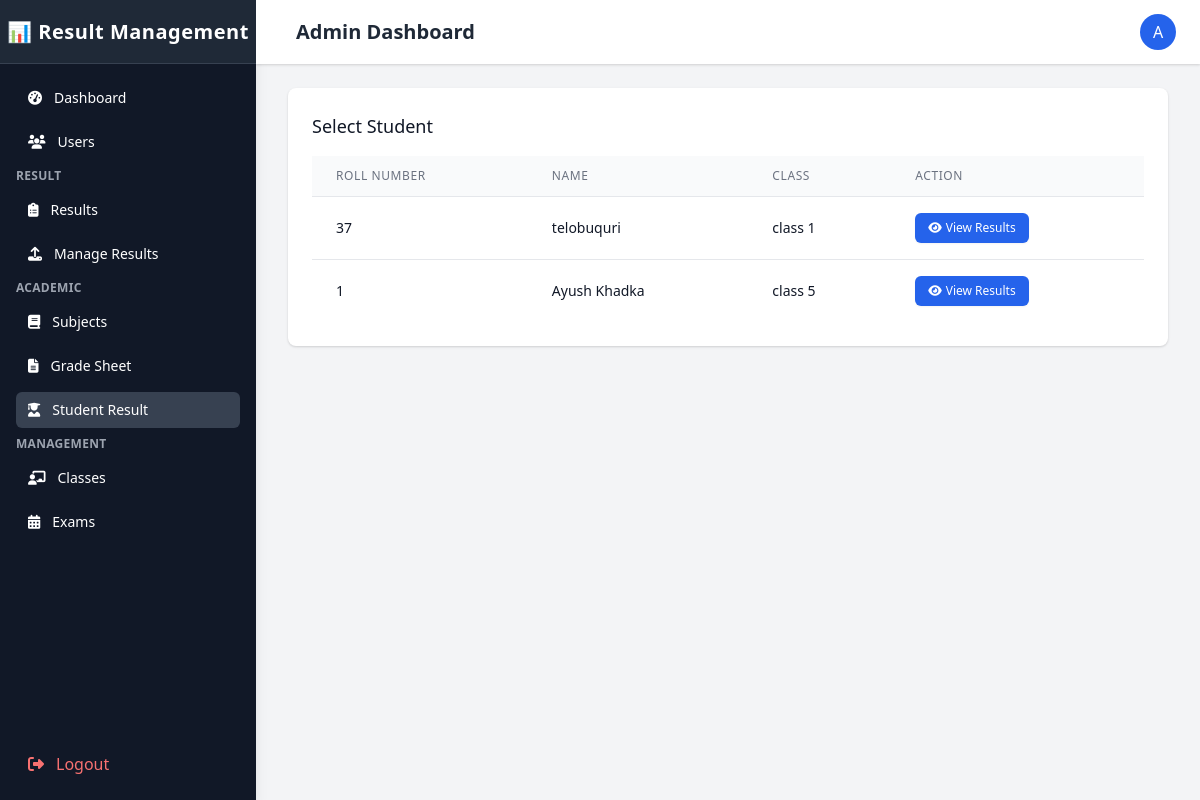
The app's page /Admin/students_result.php (signed in) with its own data.
### tables this page shows
CREATE TABLE `students` (
  `student_id` varchar(20) NOT NULL,
  `user_id` int(11) NOT NULL,
  `roll_number` varchar(20) NOT NULL,
  `registration_number` varchar(30) NOT NULL,
  `class_id` int(11) DEFAULT NULL,
  `batch_year` year(4) NOT NULL,
  `date_of_birth` date DEFAULT NULL,
  `gender` enum('male','female','other') DEFAULT NULL,
  `address` text DEFAULT NULL,
  `phone` varchar(20) DEFAULT NULL,
  `parent_name` varchar(100) DEFAULT NULL,
  `parent_phone` varchar(20) DEFAULT NULL,
  `parent_email` varchar(100) DEFAULT NULL,
  `is_active` tinyint(1) NOT NULL DEFAULT 1,
  `created_at` timestamp NOT NULL DEFAULT current_timestamp(),
  `updated_at` timestamp NOT NULL DEFAULT current_timestamp() ON UPDATE current_timestamp(),
  `section_id` int(11) DEFAULT NULL
);

CREATE TABLE `users` (
  `user_id` int(11) NOT NULL,
  `username` varchar(50) NOT NULL,
  `password` varchar(255) NOT NULL,
  `full_name` varchar(100) NOT NULL,
  `email` varchar(100) NOT NULL,
  `gender` enum('male','female','other') DEFAULT NULL,
  `role` enum('admin','teacher','student') NOT NULL,
  `status` enum('active','inactive','pending','locked') DEFAULT 'active',
  `profile_image` varchar(255) DEFAULT NULL,
  `last_login` datetime DEFAULT NULL,
  `failed_login_attempts` int(11) NOT NULL DEFAULT 0,
  `last_failed_login` datetime DEFAULT NULL,
  `password_reset_token` varchar(100) DEFAULT NULL,
  `password_reset_expires` datetime DEFAULT NULL,
  `email_verified` tinyint(1) NOT NULL DEFAULT 0,
  `email_verification_token` varchar(100) DEFAULT NULL,
  `created_at` timestamp NOT NULL DEFAULT current_timestamp(),
  `updated_at` timestamp NOT NULL DEFAULT current_timestamp() ON UPDATE current_timestamp(),
  `phone` varchar(20) DEFAULT NULL,
  `address` varchar(255) DEFAULT NULL
);

CREATE TABLE `classes` (
  `class_id` int(11) NOT NULL,
  `class_name` varchar(100) NOT NULL,
  `class_numeric` int(11) NOT NULL DEFAULT 0,
  `class_teacher_id` int(11) DEFAULT NULL,
  `section` varchar(10) DEFAULT NULL,
  `academic_year` varchar(20) NOT NULL,
  `description` text DEFAULT NULL,
  `is_active` tinyint(1) NOT NULL DEFAULT 1,
  `created_at` timestamp NOT NULL DEFAULT current_timestamp(),
  `updated_at` timestamp NOT NULL DEFAULT current_timestamp() ON UPDATE current_timestamp()
);

### Admin/students_result.php (the view, shortened to what this page needs)
<?php
$conn = new mysqli('localhost', 'root', '', 'result_management');
$subjects = [];
$exams = [];
$performance_data = [];
$subject_names = [];
$gpa_trend = [];
$exams_query = "SELECT exam_id, exam_name, exam_type, academic_year FROM exams WHERE is_active = 1 ORDER BY created_at DESC";
$exams_result = $conn->query($exams_query);
while ($row = $exams_result->fetch_assoc()) {
    $exams[] = $row;
}
if (isset($_GET['student_id'])) {
    $student_id = $_GET['student_id'];
    $stmt = $conn->prepare("
        SELECT s.student_id, s.roll_number, s.registration_number, u.full_name,
               c.class_name, c.section, c.academic_year
        FROM students s
        JOIN users u ON s.user_id = u.user_id
        JOIN classes c ON s.class_id = c.class_id
        WHERE s.student_id = ?
    ");
    $stmt->bind_param("s", $student_id);
    $stmt->execute();
    $result = $stmt->get_result();
    if ($result->num_rows == 0) {
        die("Student not found");
    }
    $student = $result->fetch_assoc();
    $stmt->close();
    $stmt = $conn->prepare("
        SELECT DISTINCT s.subject_id, s.subject_name, s.subject_code, s.credit_hours
        FROM subjects s
        JOIN results r ON s.subject_id = r.subject_id
        WHERE r.student_id = ?
        ORDER BY s.subject_id
    ");
    $stmt->bind_param("s", $student_id);
    $stmt->execute();
    $subjects_result = $stmt->get_result();
    while ($row = $subjects_result->fetch_assoc()) {
        $subjects[] = $row;
        $subject_names[] = $row['subject_name'];
    }
    $stmt->close();
    $selected_exam = isset($_GET['exam_id']) ? $_GET['exam_id'] : null;
    if (!$selected_exam && count($exams) > 0) {
        $selected_exam = $exams[0]['exam_id'];
    }
    $query = "SELECT r.*, e.exam_name, e.exam_type, e.academic_year, s.subject_name
        FROM results r
        JOIN exams e ON r.exam_id = e.exam_id
        JOIN subjects s ON r.subject_id = s.subject_id
        WHERE r.student_id = ?
        ORDER BY e.created_at DESC, s.subject_name ASC";
    $stmt = $conn->prepare($query);
    $stmt->bind_param("s", $student_id);
    $stmt->execute();
    $results_data = $stmt->get_result();
    $results_by_exam = [];
    $chart_data = [];
    $time_periods = [];
    while ($row = $results_data->fetch_assoc()) {
        $exam_id = $row['exam_id'];
        if (!isset($results_by_exam[$exam_id])) {
            $results_by_exam[$exam_id] = [
                'exam_id' => $exam_id,
                'exam_name' => $row['exam_name'],
                'exam_type' => $row['exam_type'],
                'academic_year' => $row['academic_year'],
                'subjects' => []
            ];
            if (!in_array($row['exam_name'], $time_periods)) {
                $time_periods[] = $row['exam_name'];
            }
        }
        $results_by_exam[$exam_id]['subjects'][$row['subject_id']] = [
            'subject_id' => $row['subject_id'],
            'subject_name' => $row['subject_name'],
            'theory_marks' => $row['theory_marks'],
            'practical_marks' => $row['practical_marks'],
            'total_marks' => $row['theory_marks'] + $row['practical_marks'],
            'grade' => $row['grade'],
            'gpa' => $row['gpa'],
            'remarks' => $row['remarks'] ?? ''
        ];
        $chart_data[] = [
            'period' => $row['exam_name'],
            'subject' => $row['subject_name'],
            'theory_marks' => $row['theory_marks'],
            'practical_marks' => $row['practical_marks'],
            'gpa' => $row['gpa']
        ];
    }
    $stmt->close();
    $stmt = $conn->prepare("
        SELECT sp.*, e.exam_name
        FROM student_performance sp
        JOIN exams e ON sp.exam_id = e.exam_id
        WHERE sp.student_id = ?
        ORDER BY e.created_at DESC
    ");
    $stmt->bind_param("s", $student_id);
    $stmt->execute();
    $performance_result = $stmt->get_result();
    while ($row = $performance_result->fetch_assoc()) {
        $performance_data[$row['exam_id']] = $row;
        $gpa_trend[] = $row['gpa'];
    }
    $stmt->close();
    if ($selected_exam) {
        $stmt = $conn->prepare("
            SELECT r.*, s.subject_name, s.subject_code, s.full_marks_theory, s.full_marks_practical
            FROM results r
            JOIN subjects s ON r.subject_id = s.subject_id
            WHERE r.student_id = ? AND r.exam_id = ?
            ORDER BY s.subject_id
        ");
        $stmt->bind_param("si", $student_id, $selected_exam);
        $stmt->execute();
        $current_results = $stmt->get_result();
        $results = [];
        $total_marks = 0;
        $total_max_marks = 0;
        while ($row = $current_results->fetch_assoc()) {
            $theory_marks = $row['theory_marks'] ?? 0;
            $practical_marks = $row['practical_marks'] ?? 0;
            $total_subject_marks = $theory_marks + $practical_marks;
            $max_marks = $row['full_marks_theory'] + $row['full_marks_practical'];
            $results[] = [
                'subject_id' => $row['subject_id'],
                'subject_name' => $row['subject_name'],
                'subject_code' => $row['subject_code'] ?? $row['subject_id'],
                'credit_hours' => $row['credit_hours'],
                'theory_marks' => $theory_marks,
                'practical_marks' => $practical_marks,
                'total_marks' => $total_subject_marks,
                'max_marks' => $max_marks,
                'grade' => $row['grade'],
                'gpa' => $row['gpa'],
                'remarks' => $row['remarks'] ?? ''
            ];
            $total_marks += $total_subject_marks;
            $total_max_marks += $max_marks;
        }
        $stmt->close();
        $overall_performance = isset($performance_data[$selected_exam]) ? $performance_data[$selected_exam] : null;
        if (!$overall_performance) {
            $percentage = $total_max_marks > 0 ? ($total_marks / $total_max_marks) * 100 : 0;
            $gpa = calculateGPA($percentage, $conn);
            $overall_performance = [
                'average_marks' => $percentage,
                'gpa' => $gpa,
                'rank' => 'N/A'
            ];
        }
    }
} else {
    $show_student_list = true;
    $students = [];
    $students_query = "
        SELECT s.student_id, s.roll_number, u.full_name, c.class_name, c.section
        FROM students s
        JOIN users u ON s.user_id = u.user_id
        JOIN classes c ON s.class_id = c.class_id
        ORDER BY c.class_name, c.section, s.roll_number
    ";
    $students_result = $conn->query($students_query);
    while ($row = $students_result->fetch_assoc()) {
        $students[] = $row;
    }
}
?>
<!DOCTYPE html>
<html lang="en">
<head>
    <link href="https://cdn.tailwindcss.com" rel="stylesheet">
    <link rel="stylesheet" href="https://cdnjs.cloudflare.com/ajax/libs/font-awesome/6.4.0/css/all.min.css">
</head>
<body class="bg-gray-100">
    <div class="flex h-screen overflow-hidden">
        <?php include 'sidebar.php'; ?>
        <div class="flex flex-col flex-1 w-0 overflow-hidden">
            <?php
        include 'topBar.php';
        ?>
         <?php include 'mobile_sidebar.php';
        ?>
            <main class="flex-1 relative overflow-y-auto focus:outline-none">
                <div class="py-6">
                    <div class="max-w-7xl mx-auto px-4 sm:px-6 md:px-8">
                        <?php if (isset($show_student_list)): ?>
                            <div class="bg-white shadow rounded-lg p-6 mb-6">
                                <h2 class="text-lg font-medium text-gray-900 mb-4">Select Student</h2>
                                <div class="overflow-x-auto">
                                    <table class="min-w-full divide-y divide-gray-200">
                                        <thead class="bg-gray-50">
                                            <tr>
                                                <th scope="col" class="px-6 py-3 text-left text-xs font-medium text-gray-500 uppercase tracking-wider">Roll Number</th>
                                                <th scope="col" class="px-6 py-3 text-left text-xs font-medium text-gray-500 uppercase tracking-wider">Name</th>
                                                <th scope="col" class="px-6 py-3 text-left text-xs font-medium text-gray-500 uppercase tracking-wider">Class</th>
                                                <th scope="col" class="px-6 py-3 text-left text-xs font-medium text-gray-500 uppercase tracking-wider">Action</th>
                                            </tr>
                                        </thead>
                                        <tbody class="bg-white divide-y divide-gray-200">
                                            <?php foreach ($students as $student): ?>
                                                <tr>
                                                    <td class="px-6 py-4 whitespace-nowrap text-sm text-gray-900"><?php echo $student['roll_number']; ?></td>
                                                    <td class="px-6 py-4 whitespace-nowrap text-sm text-gray-900"><?php echo $student['full_name']; ?></td>
                                                    <td class="px-6 py-4 whitespace-nowrap text-sm text-gray-900"><?php echo $student['class_name'] . ' ' . $student['section']; ?></td>
                                                    <td class="px-6 py-4 whitespace-nowrap text-sm font-medium">
                                                        <a href="?student_id=<?php echo $student['student_id']; ?>" class="inline-flex items-center px-3 py-1.5 border border-transparent text-xs font-medium rounded-md shadow-sm text-white bg-blue-600 hover:bg-blue-700 focus:outline-none focus:ring-2 focus:ring-offset-2 focus:ring-blue-500">
                                                            <i class="fas fa-eye mr-1"></i> View Results
                                                        </a>
                                                    </td>
                                                </tr>
                                            <?php endforeach; ?>
                                        </tbody>
                                    </table>
                                </div>
                            </div>
                        <?php endif; ?>
                    </div>
                </div>
            </main>
        </div>
    </div>
</body>
</html>

### records on screen
students: roll_number "37", user.full_name "telobuquri", class.class_name "class 1"
students: roll_number "1", user.full_name "Ayush Khadka", class.class_name "class 5"

### other values on screen
substr($_SESSION['full_name'], 0, 1) "A"
